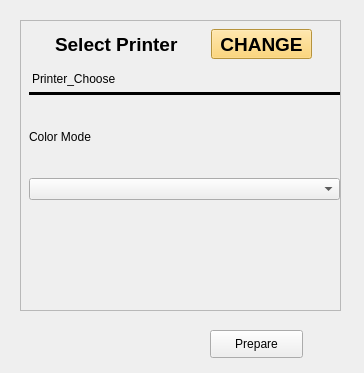
<?xml version="1.0" encoding="UTF-8"?>
<ui version="4.0">
 <class>PrintOption_ui</class>
 <widget class="QWidget" name="PrintOption_ui">
  <property name="geometry">
   <rect>
    <x>0</x>
    <y>0</y>
    <width>364</width>
    <height>373</height>
   </rect>
  </property>
  <property name="windowTitle">
   <string>Form</string>
  </property>
  <widget class="QFrame" name="frame">
   <property name="geometry">
    <rect>
     <x>20</x>
     <y>20</y>
     <width>321</width>
     <height>291</height>
    </rect>
   </property>
   <property name="frameShape">
    <enum>QFrame::StyledPanel</enum>
   </property>
   <property name="frameShadow">
    <enum>QFrame::Raised</enum>
   </property>
   <widget class="QWidget" name="verticalLayoutWidget">
    <property name="geometry">
     <rect>
      <x>9</x>
      <y>9</y>
      <width>311</width>
      <height>271</height>
     </rect>
    </property>
    <layout class="QVBoxLayout" name="verticalLayout">
     <item>
      <layout class="QHBoxLayout" name="horizontalLayout">
       <item>
        <widget class="QLabel" name="label_2">
         <property name="sizePolicy">
          <sizepolicy hsizetype="Fixed" vsizetype="Fixed">
           <horstretch>0</horstretch>
           <verstretch>0</verstretch>
          </sizepolicy>
         </property>
         <property name="minimumSize">
          <size>
           <width>30</width>
           <height>30</height>
          </size>
         </property>
         <property name="font">
          <font>
           <family>Arial</family>
           <pointsize>14</pointsize>
           <weight>75</weight>
           <bold>true</bold>
          </font>
         </property>
         <property name="styleSheet">
          <string notr="true">
QLabel
{
	

}
</string>
         </property>
         <property name="text">
          <string>Select Printer</string>
         </property>
        </widget>
       </item>
       <item>
        <widget class="QToolButton" name="changeTB">
         <property name="sizePolicy">
          <sizepolicy hsizetype="Maximum" vsizetype="Maximum">
           <horstretch>50</horstretch>
           <verstretch>0</verstretch>
          </sizepolicy>
         </property>
         <property name="minimumSize">
          <size>
           <width>0</width>
           <height>0</height>
          </size>
         </property>
         <property name="maximumSize">
          <size>
           <width>16777215</width>
           <height>16777215</height>
          </size>
         </property>
         <property name="font">
          <font>
           <family>Arial</family>
           <pointsize>14</pointsize>
           <weight>75</weight>
           <bold>true</bold>
          </font>
         </property>
         <property name="styleSheet">
          <string notr="true">QToolButton
{
	background-color: rgb(255, 206, 84);

}</string>
         </property>
         <property name="text">
          <string>CHANGE</string>
         </property>
        </widget>
       </item>
      </layout>
     </item>
     <item>
      <widget class="QLabel" name="label_3">
       <property name="sizePolicy">
        <sizepolicy hsizetype="Preferred" vsizetype="Fixed">
         <horstretch>0</horstretch>
         <verstretch>0</verstretch>
        </sizepolicy>
       </property>
       <property name="minimumSize">
        <size>
         <width>0</width>
         <height>30</height>
        </size>
       </property>
       <property name="styleSheet">
        <string notr="true">QLabel
{border-bottom: 3px;
    border-style: groove ;
    border-color: black;
}</string>
       </property>
       <property name="text">
        <string>Printer_Choose</string>
       </property>
      </widget>
     </item>
     <item>
      <layout class="QGridLayout" name="gridLayout">
       <item row="1" column="0">
        <widget class="QComboBox" name="mono_or_color"/>
       </item>
       <item row="0" column="0">
        <widget class="QLabel" name="label">
         <property name="text">
          <string>Color Mode</string>
         </property>
        </widget>
       </item>
       <item row="2" column="0">
        <spacer name="verticalSpacer">
         <property name="orientation">
          <enum>Qt::Vertical</enum>
         </property>
         <property name="sizeType">
          <enum>QSizePolicy::Fixed</enum>
         </property>
         <property name="sizeHint" stdset="0">
          <size>
           <width>20</width>
           <height>100</height>
          </size>
         </property>
        </spacer>
       </item>
      </layout>
     </item>
    </layout>
   </widget>
  </widget>
  <widget class="QPushButton" name="pushButton">
   <property name="geometry">
    <rect>
     <x>210</x>
     <y>330</y>
     <width>93</width>
     <height>28</height>
    </rect>
   </property>
   <property name="text">
    <string>Prepare</string>
   </property>
  </widget>
 </widget>
 <resources/>
 <connections/>
</ui>
